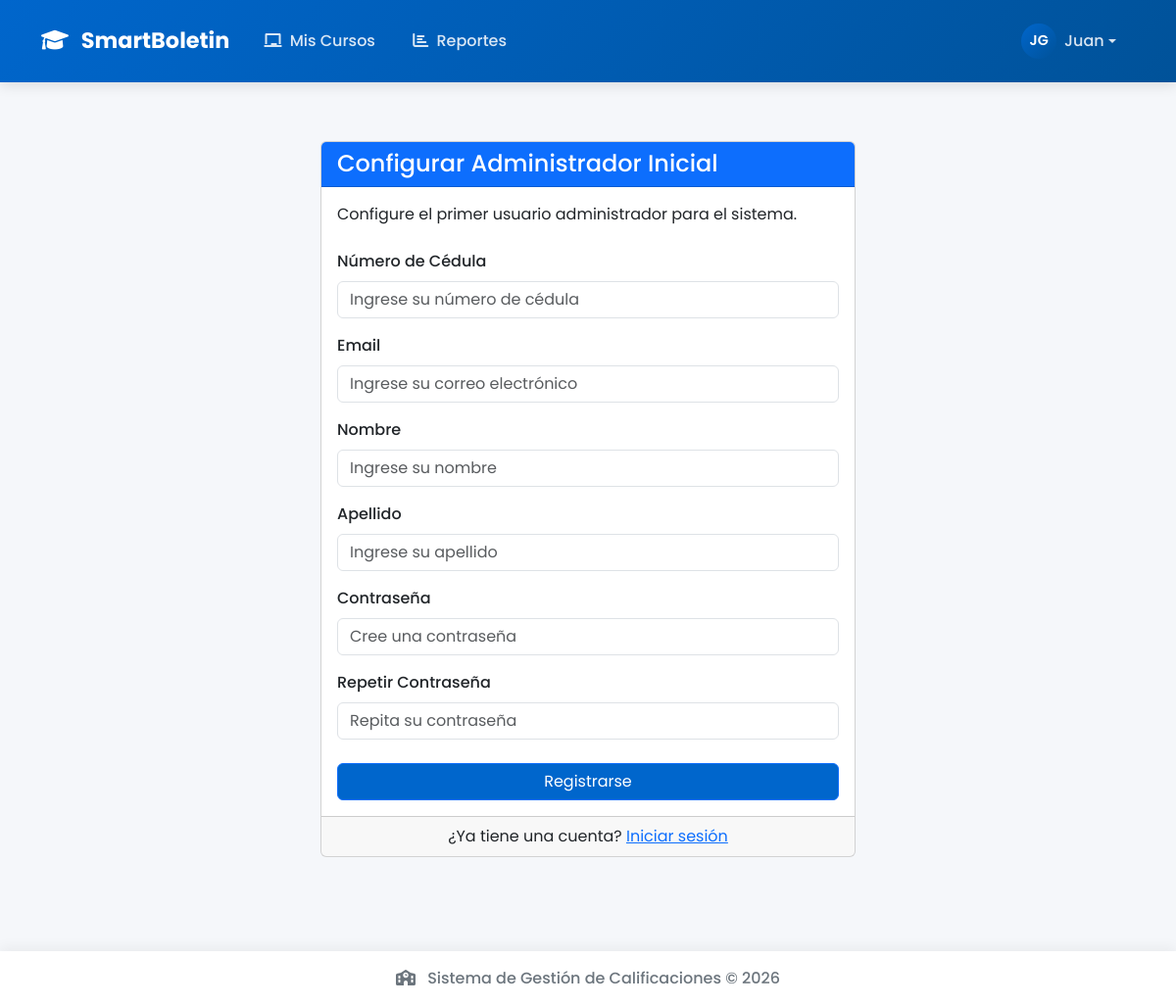
The page /auth/setup-admin (signed in) on the database its author committed.
### app/models/users.py (models this page shows, shortened)
class User(UserMixin, db.Model):
    __tablename__ = 'users'
    id = db.Column(db.Integer, primary_key=True)
    identification_number = db.Column(db.String(20), index=True, unique=True, nullable=True)  # Cédula
    username = db.Column(db.String(64), index=True, unique=True, nullable=True)  # Ahora puede ser nulo
    email = db.Column(db.String(120), index=True, unique=True, nullable=False)
    password_hash = db.Column(db.String(128), nullable=True)  # Puede ser nulo inicialmente
    first_name = db.Column(db.String(64), nullable=False)
    last_name = db.Column(db.String(64), nullable=False)
    role = db.Column(db.String(20), nullable=False, default='teacher')
    is_active = db.Column(db.Boolean, default=True)
    is_registered = db.Column(db.Boolean, default=False)  # Indica si el usuario ha completado su registro
    created_at = db.Column(db.DateTime, default=datetime.utcnow)
    last_login = db.Column(db.DateTime, nullable=True)
    teacher_profile = db.relationship('Teacher', backref='user', uselist=False, cascade='all, delete-orphan')
    admin_profile = db.relationship('Admin', backref='user', uselist=False, cascade='all, delete-orphan')
    def is_admin(self):
        return self.role == 'admin'
    def is_teacher(self):
        return self.role == 'teacher'

### app/routes/auth.py (the view, shortened to what this page needs)
@auth.route('/setup-admin', methods=['GET', 'POST'])
def setup_admin():
    if User.query.filter_by(role='admin').first():
        flash('Ya existe un administrador en el sistema', 'warning')
        return redirect(url_for('auth.login'))
    form = RegistrationForm()
    return render_template('auth/setup_admin.html', title='Configurar Administrador', form=form)

### app/forms/auth_forms.py (shortened to what this page needs)
class RegistrationForm(FlaskForm):
    identification_number = StringField('Número de Cédula', validators=[DataRequired(), Length(min=4, max=20)])
    email = StringField('Email', validators=[DataRequired(), Email()])
    first_name = StringField('Nombre', validators=[DataRequired(), Length(max=64)])
    last_name = StringField('Apellido', validators=[DataRequired(), Length(max=64)])
    password = PasswordField('Contraseña', validators=[DataRequired(), Length(min=6)])
    password2 = PasswordField('Repetir Contraseña', validators=[DataRequired(), EqualTo('password')])
    submit = SubmitField('Registrarse')

### app/templates/auth/setup_admin.html (shortened to what this page needs)
{% extends "base.html" %}
{% block content %}
<div class="container mt-5">
    <div class="row justify-content-center">
        <div class="col-md-6">
            <div class="card">
                <div class="card-header bg-primary text-white">
                    <h4 class="mb-0">Configurar Administrador Inicial</h4>
                </div>
                <div class="card-body">
                    <p class="card-text mb-4">
                        Configure el primer usuario administrador para el sistema.
                    </p>
                    <form method="POST" action="{{ url_for('auth.setup_admin') }}">
                        <div class="form-group mb-3">
                            {{ form.identification_number.label(class="form-label") }}
                            {{ form.identification_number(class="form-control", placeholder="Ingrese su número de cédula") }}
                        </div>
                        <div class="form-group mb-3">
                            {{ form.email.label(class="form-label") }}
                            {{ form.email(class="form-control", placeholder="Ingrese su correo electrónico") }}
                        </div>
                        <div class="form-group mb-3">
                            {{ form.first_name.label(class="form-label") }}
                            {{ form.first_name(class="form-control", placeholder="Ingrese su nombre") }}
                        </div>
                        <div class="form-group mb-3">
                            {{ form.last_name.label(class="form-label") }}
                            {{ form.last_name(class="form-control", placeholder="Ingrese su apellido") }}
                        </div>
                        <div class="form-group mb-3">
                            {{ form.password.label(class="form-label") }}
                            {{ form.password(class="form-control", placeholder="Cree una contraseña") }}
                        </div>
                        <div class="form-group mb-4">
                            {{ form.password2.label(class="form-label") }}
                            {{ form.password2(class="form-control", placeholder="Repita su contraseña") }}
                        </div>
                        <div class="d-grid">
                            {{ form.submit(class="btn btn-primary") }}
                        </div>
                    </form>
                </div>
                <div class="card-footer text-center">
                    <p class="mb-0">¿Ya tiene una cuenta? <a href="{{ url_for('auth.login') }}">Iniciar sesión</a></p>
                </div>
            </div>
        </div>
    </div>
</div>
{% endblock %}

### app/templates/base.html (shortened to what this page needs)
<!DOCTYPE html>
<html lang="es">
<head>
    <link href="https://cdn.jsdelivr.net/npm/bootstrap@5.3.0-alpha1/dist/css/bootstrap.min.css" rel="stylesheet">
    <link rel="stylesheet" href="https://cdn.jsdelivr.net/npm/bootstrap-icons@1.10.3/font/bootstrap-icons.css">
    <link rel="stylesheet" href="https://cdnjs.cloudflare.com/ajax/libs/font-awesome/6.0.0/css/all.min.css">
    <link rel="stylesheet" href="{{ url_for('static', filename='css/style.css') }}">
    <link rel="stylesheet" href="https://cdnjs.cloudflare.com/ajax/libs/font-awesome/6.0.0/css/all.min.css">
    <link rel="stylesheet" href="{{ url_for('static', filename='css/style.css') }}">
</head>
<body>
    <nav class="navbar navbar-expand-lg navbar-dark fixed-top">
        <div class="container">
            <a class="navbar-brand" href="/">
                <i class="fas fa-graduation-cap me-2"></i>
                SmartBoletin
            </a>
            <div class="collapse navbar-collapse" id="navbarNav">
                <ul class="navbar-nav me-auto">
                    {% if current_user.is_authenticated %}
                        {% if current_user.is_admin() %}
                            <li class="nav-item">
                                <a class="nav-link {% if request.endpoint == 'admin.dashboard' %}active{% endif %}" href="{{ url_for('admin.dashboard') }}">
                                    <i class="fas fa-tachometer-alt me-1"></i> Panel
                                </a>
                            </li>
                            <li class="nav-item">
                                <a class="nav-link {% if request.endpoint == 'admin.users' %}active{% endif %}" href="{{ url_for('admin.users') }}">
                                    <i class="fas fa-users me-1"></i> Usuarios
                                </a>
                            </li>
                            <li class="nav-item">
                                <a class="nav-link {% if request.endpoint == 'admin.academic_years' %}active{% endif %}" href="{{ url_for('admin.academic_years') }}">
                                    <i class="fas fa-calendar-alt me-1"></i> Años Académicos
                                </a>
                            </li>
                            <li class="nav-item dropdown">
                                <a class="nav-link dropdown-toggle" href="#" role="button" data-bs-toggle="dropdown">
                                    <i class="fas fa-book me-1"></i> Académico
                                </a>
                                <ul class="dropdown-menu">
                                    <li><a class="dropdown-item" href="{{ url_for('admin.grades') }}">
                                        <i class="fas fa-graduation-cap me-2"></i> Grados
                                    </a></li>
                                    <li><a class="dropdown-item" href="{{ url_for('admin.subjects') }}">
                                        <i class="fas fa-book-open me-2"></i> Asignaturas
                                    </a></li>
                                    <li><a class="dropdown-item" href="{{ url_for('admin.students') }}">
                                        <i class="fas fa-user-graduate me-2"></i> Estudiantes
                                    </a></li>
                                    <li><a class="dropdown-item" href="{{ url_for('admin.assignments') }}">
                                        <i class="fas fa-chalkboard-teacher me-2"></i> Asignaciones
                                    </a></li>
                                    <li>
                                        <a class="dropdown-item {% if request.endpoint == 'templates.index' %}active{% endif %}" href="{{ url_for('templates.index') }}">
                                            <i class="fas fa-file-excel me-1"></i> Plantillas
                                        </a>
                                    </li>
                                </ul>
                            </li>
                        {% elif current_user.is_teacher() %}
                            <li class="nav-item">
                                <a class="nav-link {% if request.endpoint == 'teacher.dashboard' %}active{% endif %}" href="{{ url_for('teacher.dashboard') }}">
                                    <i class="fas fa-chalkboard me-1"></i> Mis Cursos
                                </a>
                            </li>
                        {% endif %}
                        <li class="nav-item">
                            <a class="nav-link {% if request.endpoint == 'reports.index' %}active{% endif %}" href="{{ url_for('reports.index') }}">
                                <i class="fas fa-chart-bar me-1"></i> Reportes
                            </a>
                        </li>
                    {% endif %}
                </ul>
                <ul class="navbar-nav">
                    {% if current_user.is_authenticated %}
                        <li class="nav-item dropdown">
                            <a class="nav-link dropdown-toggle nav-user" href="#" role="button" data-bs-toggle="dropdown">
                                <div class="user-avatar">
                                    {{ current_user.first_name[0] }}{{ current_user.last_name[0] }}
                                </div>
                                {{ current_user.first_name }}
                            </a>
                        </li>
                    {% else %}
                        <li class="nav-item">
                            <a class="nav-link" href="{{ url_for('auth.login') }}">
                                <i class="fas fa-sign-in-alt me-1"></i> Iniciar Sesión
                            </a>
                        </li>
                    {% endif %}
                </ul>
            </div>
        </div>
    </nav>
    <div class="container main-container">
        {% block content %}{% endblock %}
    </div>
    <footer class="footer py-3">
        <div class="container text-center">
            <span class="text-muted">
                <i class="fas fa-school me-2"></i>
                Sistema de Gestión de Calificaciones &copy; {{ now.year }}
            </span>
        </div>
    </footer>
</body>
</html>

### app/static/css/style.css (style rules this page uses)
:root { --primary-color: #0066cc; --primary-light: #4a9ff5; --secondary-color: #005299; --accent-color: #00b4d8; --light-color: #f8f9fa; --dark-color: #212529; --success-color: #4CAF50; --warning-color: #ff9800; --danger-color: #f44336; --info-color: #0099ff; }
body { font-family: 'Poppins', sans-serif; background-color: #f5f7fa; min-height: 100vh; display: flex; flex-direction: column; }
.navbar { background: linear-gradient(135deg, var(--primary-color), var(--secondary-color)) !important; box-shadow: 0 4px 12px rgba(0, 0, 0, 0.1); padding: 0.8rem 1rem; transition: all 0.3s ease; }
.navbar-brand { font-weight: 700; font-size: 1.4rem; color: white !important; transition: all 0.3s ease; }
.nav-link { color: rgba(255, 255, 255, 0.85) !important; font-weight: 500; padding: 0.7rem 1rem !important; border-radius: 8px; transition: all 0.3s ease; position: relative; margin: 0 0.2rem; }
.main-container { flex: 1; padding: 6rem 0; }
.footer { background: white !important; box-shadow: 0 -4px 12px rgba(0, 0, 0, 0.05); margin-top: auto; padding: 1.5rem 0; }
.footer .text-muted { color: #6c757d !important; font-weight: 500; }
.user-avatar { width: 32px; height: 32px; border-radius: 50%; background-color: rgba(255, 255, 255, 0.2); display: flex; align-items: center; justify-content: center; margin-right: 0.5rem; font-weight: 600; color: white; text-transform: uppercase; }
.nav-user { display: flex; align-items: center; }
.btn-primary { background: var(--primary-color); color: white; }
.user-avatar { width: 36px; height: 36px; border-radius: 50%; background: linear-gradient(135deg, var(--primary-color), var(--secondary-color)); color: white; display: flex; align-items: center; justify-content: center; font-weight: 600; font-size: 0.9rem; text-transform: uppercase; }
.form-label { font-weight: 500; margin-bottom: 0.5rem; color: var(--dark-color); }
.text-muted { color: #6c757d !important; }

### rows shown on the page
User: first_name "J", last_name "G", first_name "Juan"
